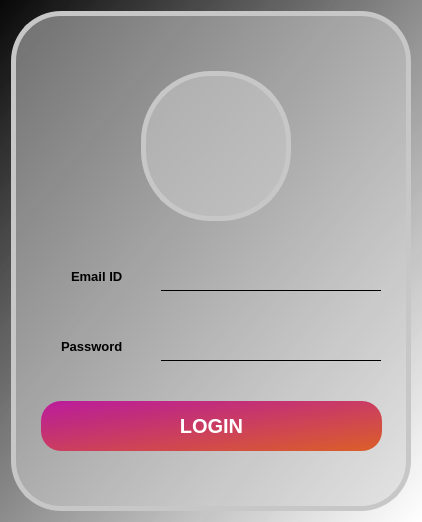
         <widget class="QWidget" name="login">
          <property name="styleSheet">
           <string notr="true">background-color: qlineargradient(spread:pad, x1:0, y1:0, x2:1, y2:1, stop:0 rgba(0, 0, 0, 211), stop:1 rgba(255, 255, 255, 255));
border:none;</string>
          </property>
          <layout class="QHBoxLayout" name="horizontalLayout_32">
           <item>
            <widget class="QFrame" name="frame_33">
             <property name="minimumSize">
              <size>
               <width>400</width>
               <height>500</height>
              </size>
             </property>
             <property name="maximumSize">
              <size>
               <width>400</width>
               <height>500</height>
              </size>
             </property>
             <property name="styleSheet">
              <string notr="true">border-radius:50px;
background-color: rgba(207, 207, 207,0.5);
border:5px solid  rgb(199, 199, 199);

</string>
             </property>
             <property name="frameShape">
              <enum>QFrame::StyledPanel</enum>
             </property>
             <property name="frameShadow">
              <enum>QFrame::Raised</enum>
             </property>
             <widget class="QLabel" name="label_6">
              <property name="geometry">
               <rect>
                <x>130</x>
                <y>60</y>
                <width>150</width>
                <height>150</height>
               </rect>
              </property>
              <property name="minimumSize">
               <size>
                <width>150</width>
                <height>150</height>
               </size>
              </property>
              <property name="styleSheet">
               <string notr="true">border-radius:70px;
background-color: rgba(207, 207, 207,0.5);
border:5px solid  rgb(199, 199, 199);

</string>
              </property>
              <property name="text">
               <string/>
              </property>
              <property name="pixmap">
               <pixmap>icons/user.png</pixmap>
              </property>
              <property name="scaledContents">
               <bool>true</bool>
              </property>
             </widget>
             <widget class="QLabel" name="label_78">
              <property name="geometry">
               <rect>
                <x>20</x>
                <y>250</y>
                <width>30</width>
                <height>30</height>
               </rect>
              </property>
              <property name="minimumSize">
               <size>
                <width>30</width>
                <height>30</height>
               </size>
              </property>
              <property name="maximumSize">
               <size>
                <width>30</width>
                <height>30</height>
               </size>
              </property>
              <property name="styleSheet">
               <string notr="true">border:none;
background-color:transparent;</string>
              </property>
              <property name="text">
               <string/>
              </property>
              <property name="pixmap">
               <pixmap resource="icons.qrc">:/icons/icons/mail.svg</pixmap>
              </property>
              <property name="scaledContents">
               <bool>true</bool>
              </property>
             </widget>
             <widget class="QLabel" name="label_79">
              <property name="geometry">
               <rect>
                <x>20</x>
                <y>320</y>
                <width>30</width>
                <height>30</height>
               </rect>
              </property>
              <property name="minimumSize">
               <size>
                <width>30</width>
                <height>30</height>
               </size>
              </property>
              <property name="maximumSize">
               <size>
                <width>30</width>
                <height>30</height>
               </size>
              </property>
              <property name="styleSheet">
               <string notr="true">border:none;
background-color:transparent;</string>
              </property>
              <property name="text">
               <string/>
              </property>
              <property name="pixmap">
               <pixmap resource="icons.qrc">:/icons/icons/shield-lock.svg</pixmap>
              </property>
             </widget>
             <widget class="QLabel" name="label_80">
              <property name="geometry">
               <rect>
                <x>60</x>
                <y>250</y>
                <width>91</width>
                <height>30</height>
               </rect>
              </property>
              <property name="minimumSize">
               <size>
                <width>0</width>
                <height>30</height>
               </size>
              </property>
              <property name="maximumSize">
               <size>
                <width>16777215</width>
                <height>30</height>
               </size>
              </property>
              <property name="font">
               <font>
                <pointsize>10</pointsize>
                <weight>75</weight>
                <bold>true</bold>
               </font>
              </property>
              <property name="styleSheet">
               <string notr="true">border:none;
background-color:transparent;;</string>
              </property>
              <property name="text">
               <string>Email ID</string>
              </property>
             </widget>
             <widget class="QLabel" name="label_86">
              <property name="geometry">
               <rect>
                <x>50</x>
                <y>320</y>
                <width>91</width>
                <height>30</height>
               </rect>
              </property>
              <property name="minimumSize">
               <size>
                <width>0</width>
                <height>30</height>
               </size>
              </property>
              <property name="maximumSize">
               <size>
                <width>16777215</width>
                <height>30</height>
               </size>
              </property>
              <property name="font">
               <font>
                <pointsize>10</pointsize>
                <weight>75</weight>
                <bold>true</bold>
               </font>
              </property>
              <property name="styleSheet">
               <string notr="true">border:none;
background-color:transparent;</string>
              </property>
              <property name="text">
               <string>Password</string>
              </property>
             </widget>
             <widget class="QLineEdit" name="email">
              <property name="geometry">
               <rect>
                <x>150</x>
                <y>250</y>
                <width>220</width>
                <height>30</height>
               </rect>
              </property>
              <property name="minimumSize">
               <size>
                <width>220</width>
                <height>30</height>
               </size>
              </property>
              <property name="maximumSize">
               <size>
                <width>220</width>
                <height>30</height>
               </size>
              </property>
              <property name="font">
               <font>
                <pointsize>11</pointsize>
                <weight>75</weight>
                <bold>true</bold>
               </font>
              </property>
              <property name="styleSheet">
               <string notr="true">QLineEdit{
border:1px solid;
border-bottom-color: rgb(0, 0, 0);
border-right-color: transparent;
border-left-color: transparent;
border-top-color: transparent;
background-color:transparent;
color:black;
}
QLineEdit:hover{
border:2px solid;
border-bottom-color:  rgb(0, 149, 223);
border-right-color: transparent;
border-left-color: transparent;
border-top-color: transparent;
background-color:transparent;
color:black;
}


</string>
              </property>
             </widget>
             <widget class="QLineEdit" name="password">
              <property name="geometry">
               <rect>
                <x>150</x>
                <y>320</y>
                <width>220</width>
                <height>30</height>
               </rect>
              </property>
              <property name="minimumSize">
               <size>
                <width>220</width>
                <height>30</height>
               </size>
              </property>
              <property name="maximumSize">
               <size>
                <width>220</width>
                <height>30</height>
               </size>
              </property>
              <property name="font">
               <font>
                <pointsize>11</pointsize>
                <weight>75</weight>
                <bold>true</bold>
               </font>
              </property>
              <property name="styleSheet">
               <string notr="true">QLineEdit{
border:1px solid;
border-bottom-color: rgb(0, 0, 0);
border-right-color: transparent;
border-left-color: transparent;
border-top-color: transparent;
background-color:transparent;
color:black;
}
QLineEdit:hover{
border:2px solid;
border-bottom-color:  rgb(0, 149, 223);
border-right-color: transparent;
border-left-color: transparent;
border-top-color: transparent;
background-color:transparent;
color:black;
}


</string>
              </property>
              <property name="echoMode">
               <enum>QLineEdit::Password</enum>
              </property>
             </widget>
             <widget class="QPushButton" name="login_btn">
              <property name="geometry">
               <rect>
                <x>30</x>
                <y>390</y>
                <width>341</width>
                <height>50</height>
               </rect>
              </property>
              <property name="minimumSize">
               <size>
                <width>341</width>
                <height>50</height>
               </size>
              </property>
              <property name="maximumSize">
               <size>
                <width>341</width>
                <height>16777215</height>
               </size>
              </property>
              <property name="font">
               <font>
                <pointsize>15</pointsize>
                <weight>75</weight>
                <bold>true</bold>
               </font>
              </property>
              <property name="styleSheet">
               <string notr="true">QPushButton{
background-color: qlineargradient(spread:pad, x1:0, y1:0, x2:1, y2:1, stop:0 rgba(186, 27, 156, 255), stop:1 rgba(219, 91, 34, 247));
color:#fff;
border-radius:20px;
border:none;
}
QPushButton:hover{
background-color: qlineargradient(spread:pad, x1:0, y1:0, x2:1, y2:1, stop:0 rgba(186, 101, 27, 255), stop:1 rgba(219, 34, 184, 247));
color:#fff;
border-radius:20px;
border:none;
}
</string>
              </property>
              <property name="text">
               <string>LOGIN</string>
              </property>
             </widget>
            </widget>
           </item>
          </layout>
         </widget>
